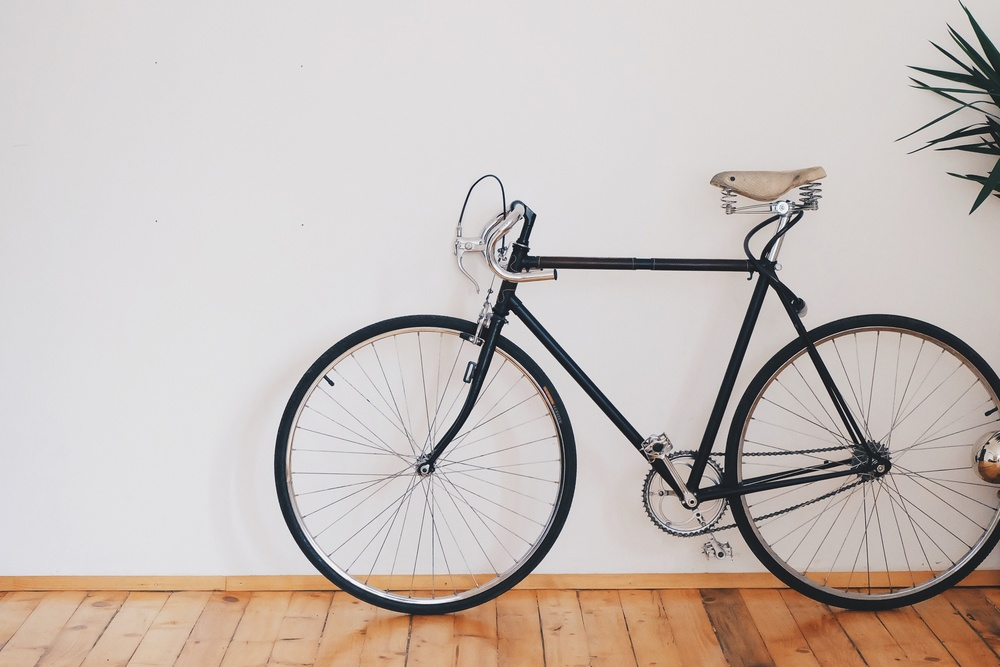
#> input picture Images/bike.jpg, 1000 x 667 px, shrunk from 3911 x 2608 before the run, found by its file name
$ jupyter execute Lab_04_21_27_19_DS.ipynb
#> lines starting #> are read from the running program, lines starting #| are printed output that depends on the picture
Name: Saurabh S. Ramteke
Roll No: 21-27-19
M.Tech: Data Science

Aim: To study and implement image edge detection techniques using python for processing image data

Edge Detection deals with the contours of an image usually denoted as an outline of a specific object in an image.

The goal of an edge detector is to enhance the connected gradients in an image, which may take the form
of an edge, contour, line, or some connected set of edges. Many edge detectors are simply implemented as
kernel operations, or convolutions

[cell 1]
import numpy as np
import pandas as pd
import cv2
import matplotlib.pyplot as plt

[cell 2]
image = cv2.imread(r"C:\Users\saura\Desktop\Ongoing\Notes\01.LAB_ass\Computer_vision_basics\Images\bike.jpg")
#> image is the input picture: shape (667, 1000, 3); mean B, G, R 185, 189.8, 199.2
image2 = cv2.cvtColor(image, cv2.COLOR_BGR2RGB)
plt.figure(figsize=(10,10))
plt.imshow(image2)

[cell 3]
# [10 lines of commented-out code are left out]

[cell 4]
edges = cv2.Canny(image2, 100 , 200)
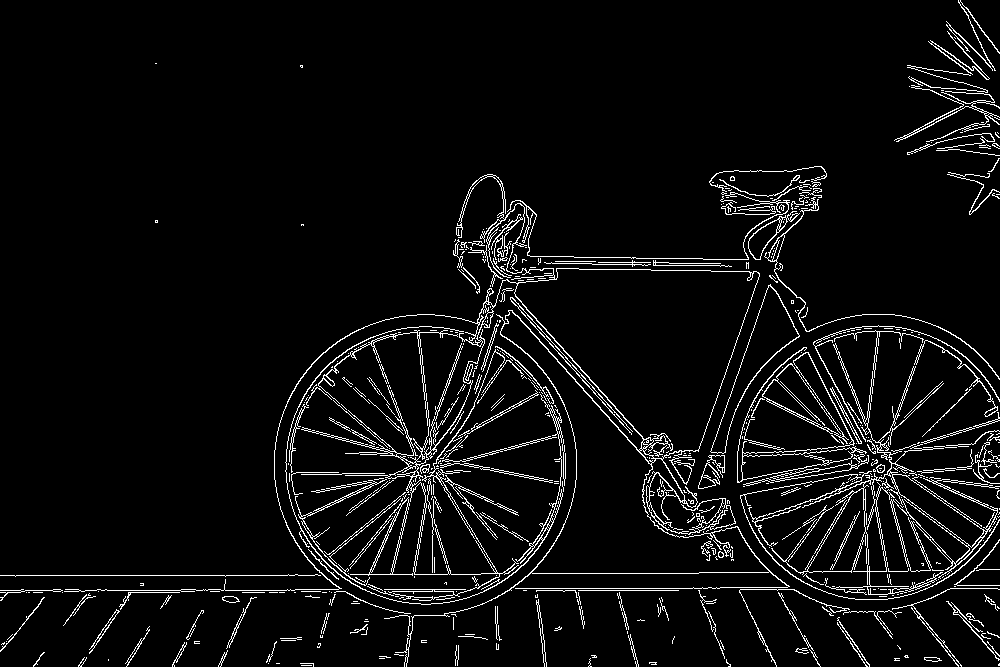
#> edges: shape (667, 1000); 5.1% white in thin lines or dots

fig, ax = plt.subplots(1,2, figsize =(20,20))

ax[0].imshow(image)
ax[0].set_title('Original Image')
ax[1].imshow(edges)
ax[1].set_title('Edge detected image')
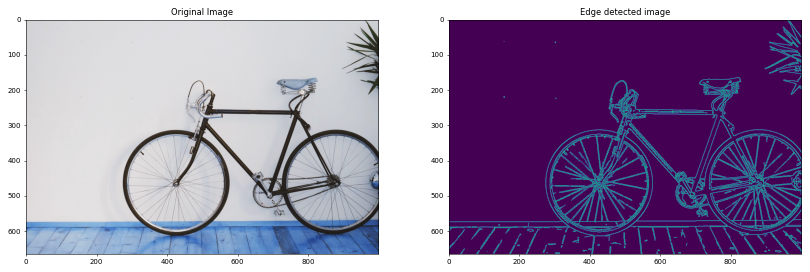
#> figure drawn by matplotlib, 2 panels; B, G, R data is drawn as R, G, B
